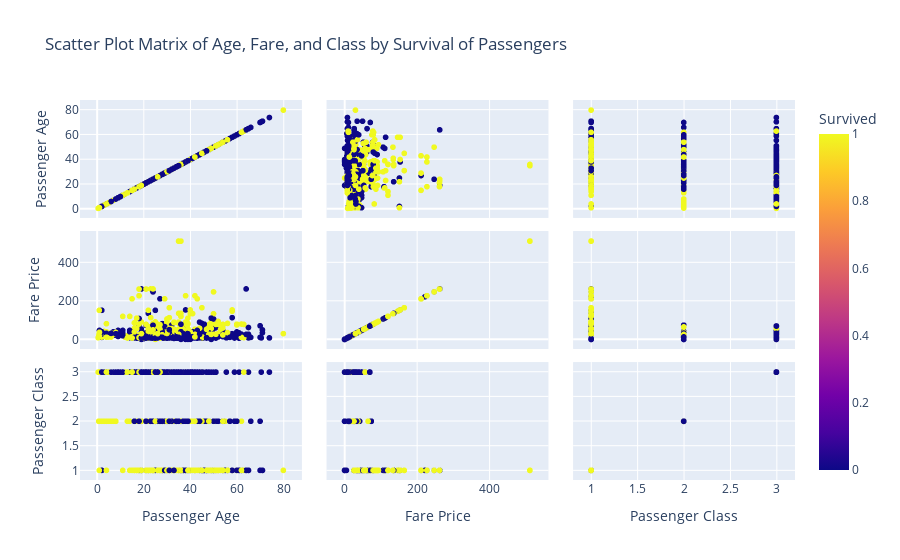

This figure's notebook cell:
### Code cell
fig=px.scatter_matrix(titanic,dimensions=['Age','Fare','Pclass'],color='Survived', 
                      title='Scatter Plot Matrix of Age, Fare, and Class by Survival of Passengers',
              color_discrete_sequence=['purple', 'hotpink',],
             labels={'Fare':'Fare Price', 'Age':'Passenger Age', 'Pclass':'Passenger Class'})
fig.show()

### Figure 1 — Plotly figure (JSON) as saved in the notebook; plotly's stock layout.template omitted (floating-point values rounded to 4 significant figures; data arrays with more than 128 entries replaced by an {"elided": "..."} marker saying what was removed)
{"data": [{"dimensions": [{"axis": {"matches": true}, "label": "Passenger Age", "values": {"elided": "891 float values"}}, {"axis": {"matches": true}, "label": "Fare Price", "values": {"elided": "891 float values"}}, {"axis": {"matches": true}, "label": "Passenger Class", "values": {"elided": "891 int values"}}], "hovertemplate": "%{xaxis.title.text}=%{x}<br>%{yaxis.title.text}=%{y}<br>Survived=%{marker.color}<extra></extra>", "legendgroup": "", "marker": {"color": {"elided": "891 int values"}, "coloraxis": "coloraxis", "symbol": "circle"}, "name": "", "showlegend": false, "type": "splom"}], "layout": {"coloraxis": {"colorbar": {"title": {"text": "Survived"}}, "colorscale": [[0, "#0d0887"], [0.1111, "#46039f"], [0.2222, "#7201a8"], [0.3333, "#9c179e"], [0.4444, "#bd3786"], [0.5556, "#d8576b"], [0.6667, "#ed7953"], [0.7778, "#fb9f3a"], [0.8889, "#fdca26"], [1, "#f0f921"]]}, "dragmode": "select", "legend": {"tracegroupgap": 0}, "title": {"text": "Scatter Plot Matrix of Age, Fare, and Class by Survival of Passengers"}}}
